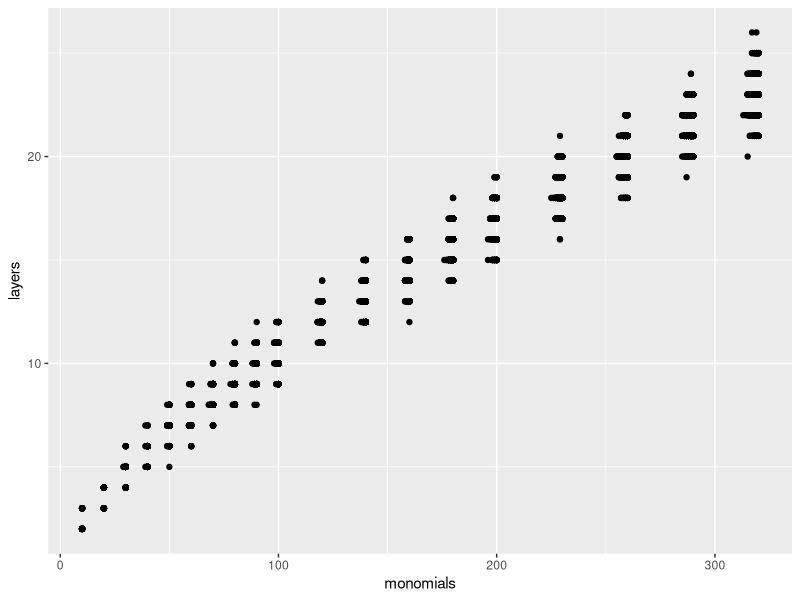
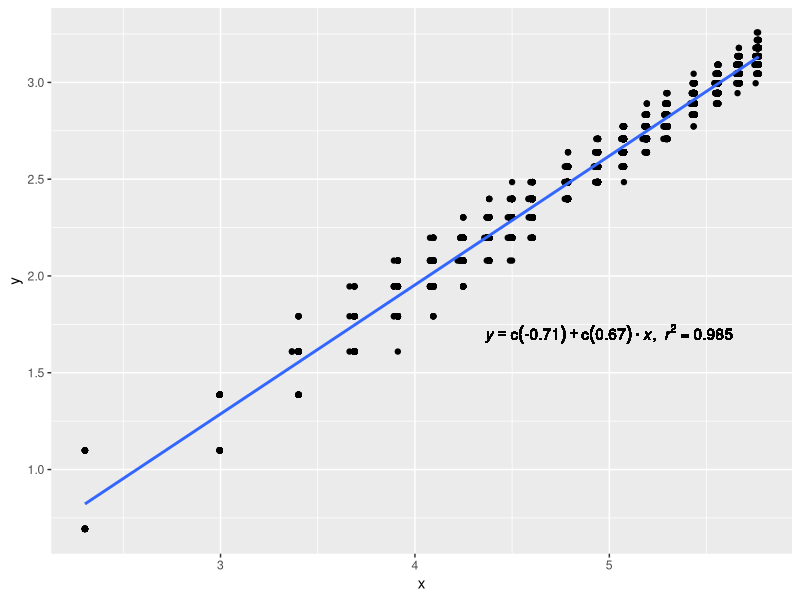

R code for these plots, in order:
## ---- chunk 1
values <- read.csv("values.csv", header = T);
## ---- chunk 2
head(values)
## ---- chunk 3
library("ggplot2")
ggplot(data=values, aes(monomials, layers)) + geom_point()
## ---- chunk 4
linear_equation <- function(df){
    m <- lm(y ~ x, df);
    eq <- substitute(italic(y) == a + b %.% italic(x)*","~~italic(r)^2~"="~r2, 
         list(a = format(coef(m)[1], digits = 2), 
              b = format(coef(m)[2], digits = 2), 
             r2 = format(summary(m)$r.squared, digits = 3)))
    as.character(as.expression(eq));                 
}

values$x = log(values$monomials);
values$y = log(values$layers);
p <- ggplot(data=values, aes(x,y)) + geom_point() + geom_smooth(method="lm")
p + geom_text(data=NULL, "x" = 5, "y" = 1.7, label = linear_equation(values), parse = TRUE)
